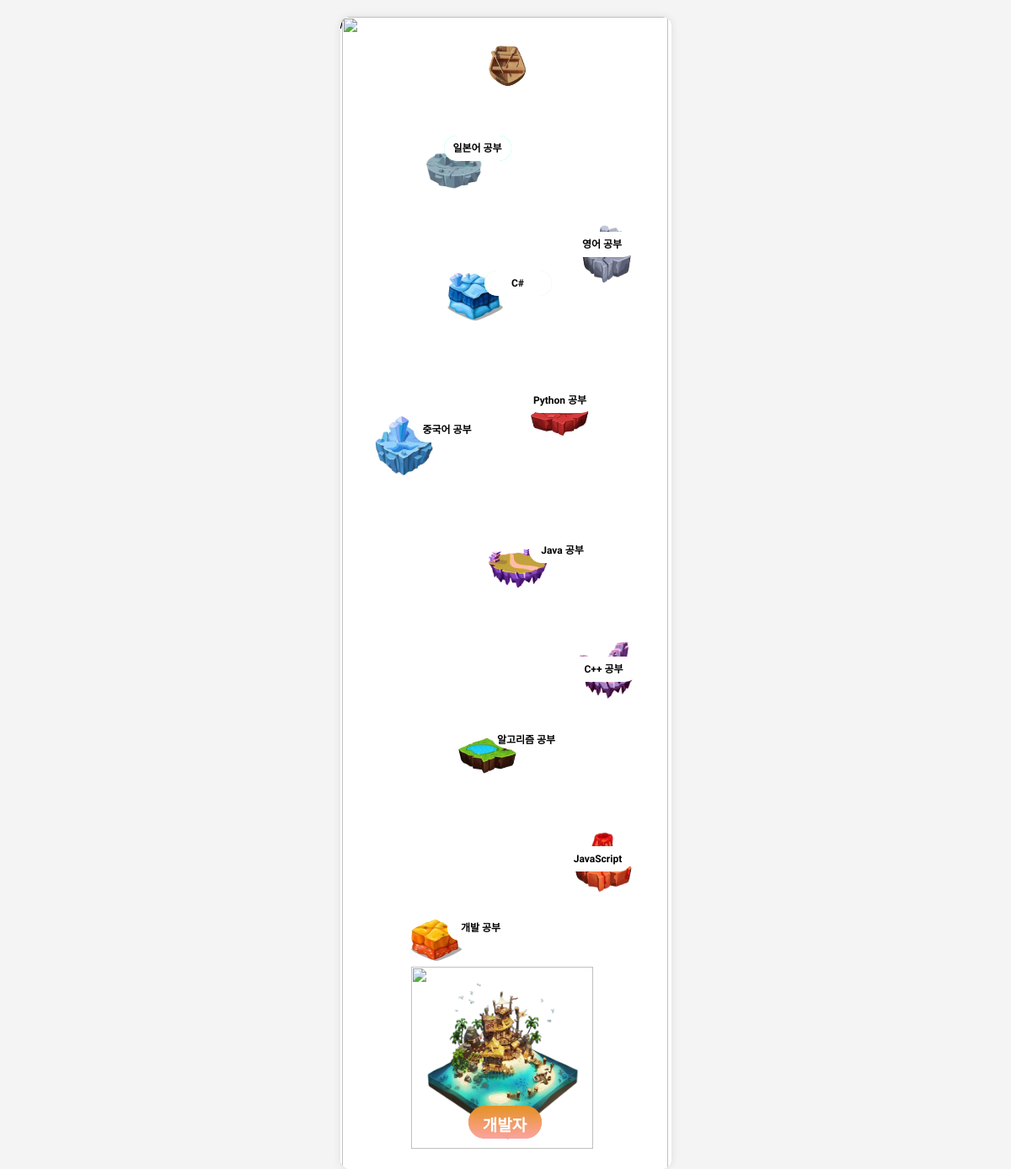
The app's page /api/home/, older data.
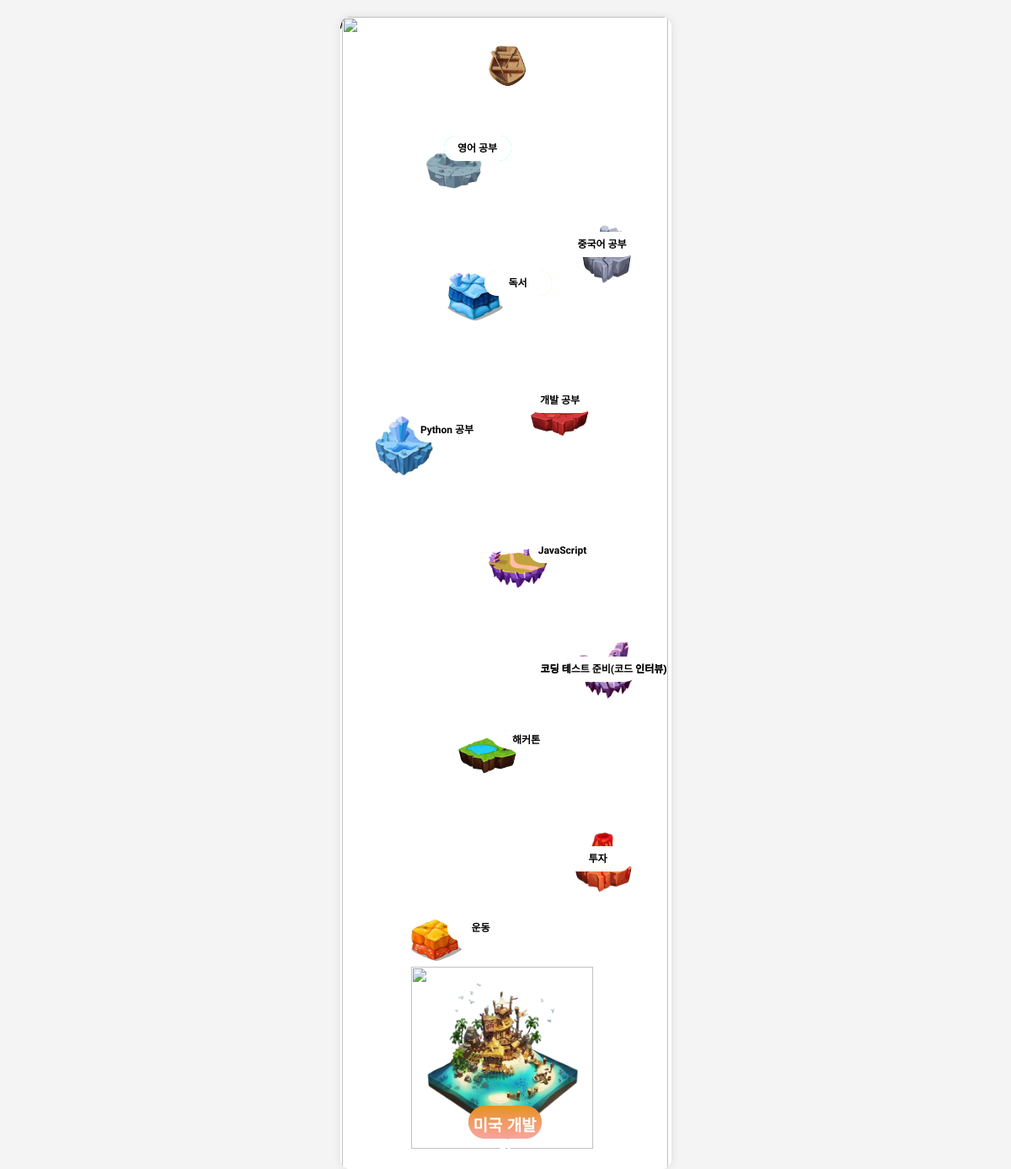
The same page, newer data.
### core/models.py (models this page shows, shortened)
class Islands(models.Model):
    name = models.CharField(max_length=100)
    description = models.TextField()
    is_selected = models.BooleanField(default=False)  # 사용자가 선택한 섬인지 여부
    is_completed = models.BooleanField(default=False)  # 섬의 전역 상태로 완료 여부 관리

class Users(models.Model):
    username = models.CharField(max_length=100, unique=True)
    dream = models.TextField(default="개발자")

### core/views.py (the view)
# urls.py: path('home/', views.home, name='home'),  # 홈 화면 URL 추가
def home(request):
    user = Users.objects.get(username="akaraka")
    dream = user.dream
    islands = Islands.objects.filter(is_selected=True)[:10]
    return render(request, 'home.html', {
        "dream": dream,
        "island1": islands[0].name,
        "island2": islands[1].name,
        "island3": islands[2].name,
        "island4": islands[3].name,
        "island5": islands[4].name,
        "island6": islands[5].name,
        "island7": islands[6].name,
        "island8": islands[7].name,
        "island9": islands[8].name,
        "island10": islands[9].name })

### core/templates/home.html (shortened to what the changed rows need)
{% load static %}
<!DOCTYPE html>
<html>
    <head>
        <link rel="stylesheet" href="{% static 'css/styles.css' %}">
        <link rel="stylesheet" href="home_figma.css">
    </head>
    <body>
        <div class="wrapper">
            <div style="width: 393px; height: 1367px; position: relative; background: white">
                <div>
            <div>
                <div style="width: 26px; height: 26px; left: 123px; top: 141px; position: absolute">
                <div id="first" class="island_text">{{island1}}</div></div>
                <div style="width: 26px; height: 26px; left: 271px; top: 255px; position: absolute">
                <div class="island_text">{{island2}}</div></div>
                <div style="width: 26px; height: 26px; left: 87px; top: 475px; position: absolute">
                <div class="island_text">{{island3}}</div></div>
                <div style="width: 26px; height: 26px; left: 221px; top: 440px; position: absolute">
                <div class="island_text">{{island4}}</div></div>
                <div style="width: 26px; height: 26px; left: 224px; top: 618px; position: absolute">
                <div class="island_text">{{island5}}</div></div>
                <div style="width: 26px; height: 26px; left: 273px; top: 759px; position: absolute">
                <div class="island_text">{{island6}}</div></div>
                <div style="width: 26px; height: 26px; left: 184px; top: 846px; position: absolute">
                <div class="island_text" id="seventh_text">{{island7}}</div></div>
                <div style="width: 26px; height: 26px; left: 127px; top: 1066px; position: absolute">
                <div class="island_text">{{island8}}</div></div>
                <div style="width: 26px; height: 26px; left: 266px; top: 984px; position: absolute">
                <div class="island_text">{{island9}}</div></div>
                <div style="width: 26px; height: 26px; left: 171px; top: 301px; position: absolute">
                <div class="island_text">{{island10}}</div></div>
                <div style="width: 87px; height: 39px; left: 152px; top: 1292px; position: absolute">
                <div style="width: 87px; height: 39px; left: 0px; top: 0px; position: absolute; background: linear-gradient(180deg, rgba(234.63, 142.98, 22.97, 0.79) 0%, rgba(255, 159.85, 159.85, 0.79) 100%); border-radius: 67px; backdrop-filter: blur(18.40px)"></div>
                <div style="width: 87px; left: 0px; top: 8px; position: absolute; text-align: center; color: white; font-size: 19px; font-family: Arial; font-weight: 700; word-wrap: break-word">{{dream}}</div>
                </div>
            </div> />
                    <div id="clickableDiv">
                    <div style="width: 87px; height: 39px; left: 152px; top: 1292px; position: absolute">
                    <div style="width: 87px; height: 39px; left: 0px; top: 0px; position: absolute; background: linear-gradient(180deg, rgba(234.63, 142.98, 22.97, 0.79) 0%, rgba(255, 159.85, 159.85, 0.79) 100%); border-radius: 67px; backdrop-filter: blur(18.40px)"></div>
                    <div style="width: 87px; left: 0px; top: 8px; position: absolute; text-align: center; color: white; font-size: 19px; font-family: Arial; font-weight: 700; word-wrap: break-word">{{dream}}</div>
                </div>
                </div>
                </div>
        </div>
    </body>
    </head>
</html>

Row changes from the older to the newer data that the page shows:
no longer on this page (row edited): Islands: name "일본어 공부"
no longer on this page (row edited): Islands: name "Java 공부"
no longer on this page (row edited): Islands: name "C++ 공부"
no longer on this page (row edited): Islands: name "알고리즘 공부"
no longer on this page (row edited): Islands: name "C#"
now on this page (row edited): Islands: name "코딩 테스트 준비(코드 인터뷰)"
now on this page (row edited): Islands: name "해커톤"
now on this page (row edited): Islands: name "운동"
now on this page (row edited): Islands: name "투자"
now on this page (row edited): Islands: name "독서"
changed Users: dream "개발자" → "미국 개발자"
Text that changed along with them:
{{ island1 }}: "일본어 공부" → "영어 공부"
{{ island2 }}: "영어 공부" → "중국어 공부"
{{ island3 }}: "중국어 공부" → "Python 공부"
{{ island4 }}: "Python 공부" → "개발 공부"
{{ island5 }}: "Java 공부" → "JavaScript"
{{ island8 }}: "개발 공부" → "운동"
{{ island9 }}: "JavaScript" → "투자"
